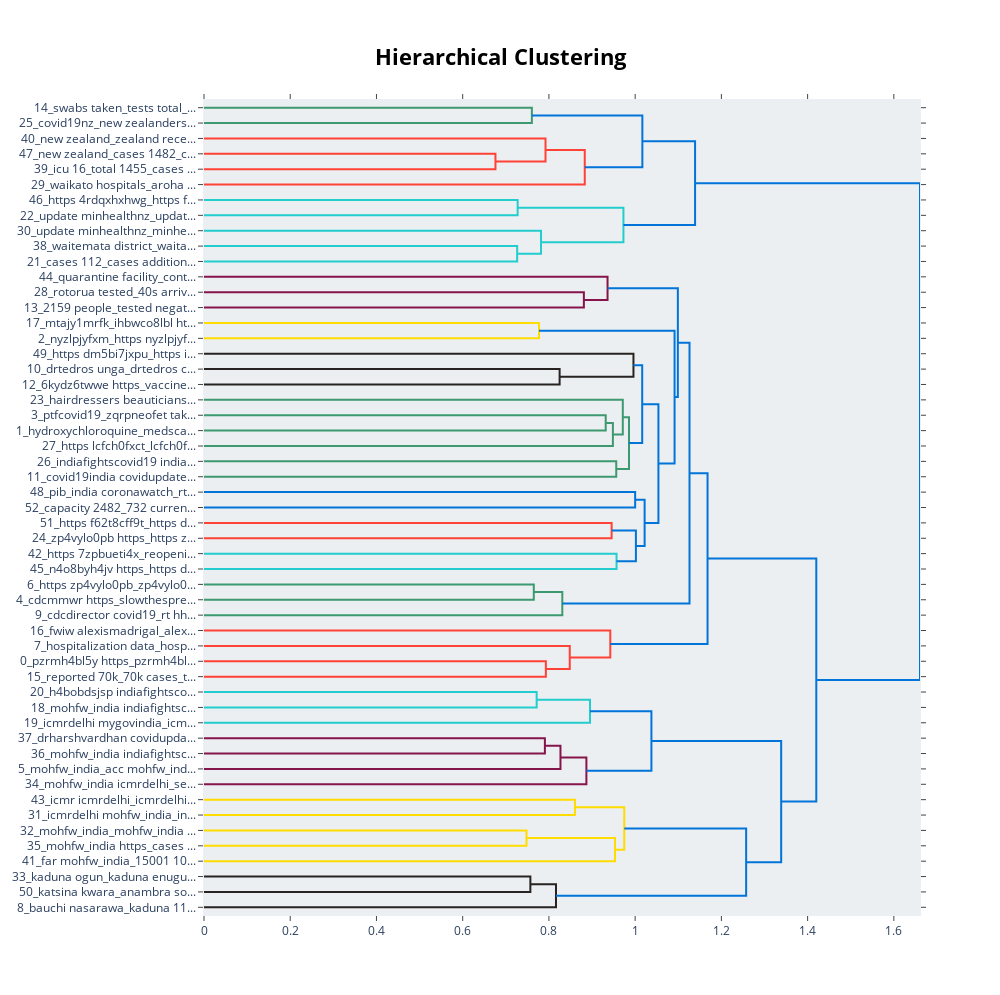

Notebook code for this chart:
### Code cell
# hierarchical topic visualization
topic_model_real.visualize_hierarchy()

### Figure 1 — Plotly figure (JSON) as saved in the notebook; plotly's stock layout.template omitted (floating-point values rounded to 4 significant figures)
{"data": [{"hoverinfo": "text", "marker": {"color": "rgb(61,153,112)"}, "mode": "lines", "type": "scatter", "x": [0, 0.7604, 0.7604, 0], "xaxis": "x", "y": [-5, -5, -15, -15], "yaxis": "y"}, {"hoverinfo": "text", "marker": {"color": "rgb(255,65,54)"}, "mode": "lines", "type": "scatter", "x": [0, 0.676, 0.676, 0], "xaxis": "x", "y": [-35, -35, -45, -45], "yaxis": "y"}, {"hoverinfo": "text", "marker": {"color": "rgb(255,65,54)"}, "mode": "lines", "type": "scatter", "x": [0, 0.7921, 0.7921, 0.676], "xaxis": "x", "y": [-25, -25, -40, -40], "yaxis": "y"}, {"hoverinfo": "text", "marker": {"color": "rgb(255,65,54)"}, "mode": "lines", "type": "scatter", "x": [0.7921, 0.8831, 0.8831, 0], "xaxis": "x", "y": [-32.5, -32.5, -55, -55], "yaxis": "y"}, {"hoverinfo": "text", "marker": {"color": "rgb(0,116,217)"}, "mode": "lines", "type": "scatter", "x": [0.7604, 1.017, 1.017, 0.8831], "xaxis": "x", "y": [-10, -10, -43.75, -43.75], "yaxis": "y"}, {"hoverinfo": "text", "marker": {"color": "rgb(35,205,205)"}, "mode": "lines", "type": "scatter", "x": [0, 0.7275, 0.7275, 0], "xaxis": "x", "y": [-65, -65, -75, -75], "yaxis": "y"}, {"hoverinfo": "text", "marker": {"color": "rgb(35,205,205)"}, "mode": "lines", "type": "scatter", "x": [0, 0.7264, 0.7264, 0], "xaxis": "x", "y": [-95, -95, -105, -105], "yaxis": "y"}, {"hoverinfo": "text", "marker": {"color": "rgb(35,205,205)"}, "mode": "lines", "type": "scatter", "x": [0, 0.7817, 0.7817, 0.7264], "xaxis": "x", "y": [-85, -85, -100, -100], "yaxis": "y"}, {"hoverinfo": "text", "marker": {"color": "rgb(35,205,205)"}, "mode": "lines", "type": "scatter", "x": [0.7275, 0.9729, 0.9729, 0.7817], "xaxis": "x", "y": [-70, -70, -92.5, -92.5], "yaxis": "y"}, {"hoverinfo": "text", "marker": {"color": "rgb(0,116,217)"}, "mode": "lines", "type": "scatter", "x": [1.017, 1.139, 1.139, 0.9729], "xaxis": "x", "y": [-26.88, -26.88, -81.25, -81.25], "yaxis": "y"}, {"hoverinfo": "text", "marker": {"color": "rgb(133,20,75)"}, "mode": "lines", "type": "scatter", "x": [0, 0.8811, 0.8811, 0], "xaxis": "x", "y": [-125, -125, -135, -135], "yaxis": "y"}, {"hoverinfo": "text", "marker": {"color": "rgb(133,20,75)"}, "mode": "lines", "type": "scatter", "x": [0, 0.936, 0.936, 0.8811], "xaxis": "x", "y": [-115, -115, -130, -130], "yaxis": "y"}, {"hoverinfo": "text", "marker": {"color": "rgb(255,220,0)"}, "mode": "lines", "type": "scatter", "x": [0, 0.777, 0.777, 0], "xaxis": "x", "y": [-145, -145, -155, -155], "yaxis": "y"}, {"hoverinfo": "text", "marker": {"color": "rgb(40,35,35)"}, "mode": "lines", "type": "scatter", "x": [0, 0.8248, 0.8248, 0], "xaxis": "x", "y": [-175, -175, -185, -185], "yaxis": "y"}, {"hoverinfo": "text", "marker": {"color": "rgb(40,35,35)"}, "mode": "lines", "type": "scatter", "x": [0, 0.9961, 0.9961, 0.8248], "xaxis": "x", "y": [-165, -165, -180, -180], "yaxis": "y"}, {"hoverinfo": "text", "marker": {"color": "rgb(61,153,112)"}, "mode": "lines", "type": "scatter", "x": [0, 0.9317, 0.9317, 0], "xaxis": "x", "y": [-205, -205, -215, -215], "yaxis": "y"}, {"hoverinfo": "text", "marker": {"color": "rgb(61,153,112)"}, "mode": "lines", "type": "scatter", "x": [0.9317, 0.9484, 0.9484, 0], "xaxis": "x", "y": [-210, -210, -225, -225], "yaxis": "y"}, {"hoverinfo": "text", "marker": {"color": "rgb(61,153,112)"}, "mode": "lines", "type": "scatter", "x": [0, 0.9714, 0.9714, 0.9484], "xaxis": "x", "y": [-195, -195, -217.5, -217.5], "yaxis": "y"}, {"hoverinfo": "text", "marker": {"color": "rgb(61,153,112)"}, "mode": "lines", "type": "scatter", "x": [0, 0.9562, 0.9562, 0], "xaxis": "x", "y": [-235, -235, -245, -245], "yaxis": "y"}, {"hoverinfo": "text", "marker": {"color": "rgb(61,153,112)"}, "mode": "lines", "type": "scatter", "x": [0.9714, 0.9857, 0.9857, 0.9562], "xaxis": "x", "y": [-206.2, -206.2, -240, -240], "yaxis": "y"}, {"hoverinfo": "text", "marker": {"color": "rgb(0,116,217)"}, "mode": "lines", "type": "scatter", "x": [0.9961, 1.016, 1.016, 0.9857], "xaxis": "x", "y": [-172.5, -172.5, -223.1, -223.1], "yaxis": "y"}, {"hoverinfo": "text", "marker": {"color": "rgb(0,116,217)"}, "mode": "lines", "type": "scatter", "x": [0, 1, 1, 0], "xaxis": "x", "y": [-255, -255, -265, -265], "yaxis": "y"}, {"hoverinfo": "text", "marker": {"color": "rgb(255,65,54)"}, "mode": "lines", "type": "scatter", "x": [0, 0.9455, 0.9455, 0], "xaxis": "x", "y": [-275, -275, -285, -285], "yaxis": "y"}, {"hoverinfo": "text", "marker": {"color": "rgb(35,205,205)"}, "mode": "lines", "type": "scatter", "x": [0, 0.9568, 0.9568, 0], "xaxis": "x", "y": [-295, -295, -305, -305], "yaxis": "y"}, {"hoverinfo": "text", "marker": {"color": "rgb(0,116,217)"}, "mode": "lines", "type": "scatter", "x": [0.9455, 1.002, 1.002, 0.9568], "xaxis": "x", "y": [-280, -280, -300, -300], "yaxis": "y"}, {"hoverinfo": "text", "marker": {"color": "rgb(0,116,217)"}, "mode": "lines", "type": "scatter", "x": [1, 1.022, 1.022, 1.002], "xaxis": "x", "y": [-260, -260, -290, -290], "yaxis": "y"}, {"hoverinfo": "text", "marker": {"color": "rgb(0,116,217)"}, "mode": "lines", "type": "scatter", "x": [1.016, 1.054, 1.054, 1.022], "xaxis": "x", "y": [-197.8, -197.8, -275, -275], "yaxis": "y"}, {"hoverinfo": "text", "marker": {"color": "rgb(0,116,217)"}, "mode": "lines", "type": "scatter", "x": [0.777, 1.091, 1.091, 1.054], "xaxis": "x", "y": [-150, -150, -236.4, -236.4], "yaxis": "y"}, {"hoverinfo": "text", "marker": {"color": "rgb(0,116,217)"}, "mode": "lines", "type": "scatter", "x": [0.936, 1.099, 1.099, 1.091], "xaxis": "x", "y": [-122.5, -122.5, -193.2, -193.2], "yaxis": "y"}, {"hoverinfo": "text", "marker": {"color": "rgb(61,153,112)"}, "mode": "lines", "type": "scatter", "x": [0, 0.7649, 0.7649, 0], "xaxis": "x", "y": [-315, -315, -325, -325], "yaxis": "y"}, {"hoverinfo": "text", "marker": {"color": "rgb(61,153,112)"}, "mode": "lines", "type": "scatter", "x": [0.7649, 0.8311, 0.8311, 0], "xaxis": "x", "y": [-320, -320, -335, -335], "yaxis": "y"}, {"hoverinfo": "text", "marker": {"color": "rgb(0,116,217)"}, "mode": "lines", "type": "scatter", "x": [1.099, 1.126, 1.126, 0.8311], "xaxis": "x", "y": [-157.9, -157.9, -327.5, -327.5], "yaxis": "y"}, {"hoverinfo": "text", "marker": {"color": "rgb(255,65,54)"}, "mode": "lines", "type": "scatter", "x": [0, 0.7929, 0.7929, 0], "xaxis": "x", "y": [-365, -365, -375, -375], "yaxis": "y"}, {"hoverinfo": "text", "marker": {"color": "rgb(255,65,54)"}, "mode": "lines", "type": "scatter", "x": [0, 0.8483, 0.8483, 0.7929], "xaxis": "x", "y": [-355, -355, -370, -370], "yaxis": "y"}, {"hoverinfo": "text", "marker": {"color": "rgb(255,65,54)"}, "mode": "lines", "type": "scatter", "x": [0, 0.9424, 0.9424, 0.8483], "xaxis": "x", "y": [-345, -345, -362.5, -362.5], "yaxis": "y"}, {"hoverinfo": "text", "marker": {"color": "rgb(0,116,217)"}, "mode": "lines", "type": "scatter", "x": [1.126, 1.168, 1.168, 0.9424], "xaxis": "x", "y": [-242.7, -242.7, -353.8, -353.8], "yaxis": "y"}, {"hoverinfo": "text", "marker": {"color": "rgb(35,205,205)"}, "mode": "lines", "type": "scatter", "x": [0, 0.7716, 0.7716, 0], "xaxis": "x", "y": [-385, -385, -395, -395], "yaxis": "y"}, {"hoverinfo": "text", "marker": {"color": "rgb(35,205,205)"}, "mode": "lines", "type": "scatter", "x": [0.7716, 0.8953, 0.8953, 0], "xaxis": "x", "y": [-390, -390, -405, -405], "yaxis": "y"}, {"hoverinfo": "text", "marker": {"color": "rgb(133,20,75)"}, "mode": "lines", "type": "scatter", "x": [0, 0.7907, 0.7907, 0], "xaxis": "x", "y": [-415, -415, -425, -425], "yaxis": "y"}, {"hoverinfo": "text", "marker": {"color": "rgb(133,20,75)"}, "mode": "lines", "type": "scatter", "x": [0.7907, 0.8268, 0.8268, 0], "xaxis": "x", "y": [-420, -420, -435, -435], "yaxis": "y"}, {"hoverinfo": "text", "marker": {"color": "rgb(133,20,75)"}, "mode": "lines", "type": "scatter", "x": [0.8268, 0.8869, 0.8869, 0], "xaxis": "x", "y": [-427.5, -427.5, -445, -445], "yaxis": "y"}, {"hoverinfo": "text", "marker": {"color": "rgb(0,116,217)"}, "mode": "lines", "type": "scatter", "x": [0.8953, 1.038, 1.038, 0.8869], "xaxis": "x", "y": [-397.5, -397.5, -436.2, -436.2], "yaxis": "y"}, {"hoverinfo": "text", "marker": {"color": "rgb(255,220,0)"}, "mode": "lines", "type": "scatter", "x": [0, 0.8604, 0.8604, 0], "xaxis": "x", "y": [-455, -455, -465, -465], "yaxis": "y"}, {"hoverinfo": "text", "marker": {"color": "rgb(255,220,0)"}, "mode": "lines", "type": "scatter", "x": [0, 0.748, 0.748, 0], "xaxis": "x", "y": [-475, -475, -485, -485], "yaxis": "y"}, {"hoverinfo": "text", "marker": {"color": "rgb(255,220,0)"}, "mode": "lines", "type": "scatter", "x": [0.748, 0.9533, 0.9533, 0], "xaxis": "x", "y": [-480, -480, -495, -495], "yaxis": "y"}, {"hoverinfo": "text", "marker": {"color": "rgb(255,220,0)"}, "mode": "lines", "type": "scatter", "x": [0.8604, 0.9748, 0.9748, 0.9533], "xaxis": "x", "y": [-460, -460, -487.5, -487.5], "yaxis": "y"}, {"hoverinfo": "text", "marker": {"color": "rgb(40,35,35)"}, "mode": "lines", "type": "scatter", "x": [0, 0.757, 0.757, 0], "xaxis": "x", "y": [-505, -505, -515, -515], "yaxis": "y"}, {"hoverinfo": "text", "marker": {"color": "rgb(40,35,35)"}, "mode": "lines", "type": "scatter", "x": [0.757, 0.8164, 0.8164, 0], "xaxis": "x", "y": [-510, -510, -525, -525], "yaxis": "y"}, {"hoverinfo": "text", "marker": {"color": "rgb(0,116,217)"}, "mode": "lines", "type": "scatter", "x": [0.9748, 1.257, 1.257, 0.8164], "xaxis": "x", "y": [-473.8, -473.8, -517.5, -517.5], "yaxis": "y"}, {"hoverinfo": "text", "marker": {"color": "rgb(0,116,217)"}, "mode": "lines", "type": "scatter", "x": [1.038, 1.339, 1.339, 1.257], "xaxis": "x", "y": [-416.9, -416.9, -495.6, -495.6], "yaxis": "y"}, {"hoverinfo": "text", "marker": {"color": "rgb(0,116,217)"}, "mode": "lines", "type": "scatter", "x": [1.168, 1.42, 1.42, 1.339], "xaxis": "x", "y": [-298.2, -298.2, -456.2, -456.2], "yaxis": "y"}, {"hoverinfo": "text", "marker": {"color": "rgb(0,116,217)"}, "mode": "lines", "type": "scatter", "x": [1.139, 1.661, 1.661, 1.42], "xaxis": "x", "y": [-54.06, -54.06, -377.2, -377.2], "yaxis": "y"}], "layout": {"autosize": false, "height": 995, "hoverlabel": {"bgcolor": "white", "font": {"family": "Rockwell", "size": 16}}, "hovermode": "closest", "plot_bgcolor": "#ECEFF1", "showlegend": false, "title": {"font": {"color": "Black", "size": 22}, "text": "<b>Hierarchical Clustering</b>", "x": 0.5, "xanchor": "center", "yanchor": "top"}, "width": 1000, "xaxis": {"mirror": "allticks", "rangemode": "tozero", "showgrid": false, "showline": true, "showticklabels": true, "ticks": "outside", "type": "linear", "zeroline": false}, "yaxis": {"mirror": "allticks", "range": [-530, 0], "rangemode": "tozero", "showgrid": false, "showline": true, "showticklabels": true, "tickmode": "array", "ticks": "outside", "ticktext": ["14_swabs taken_tests total_...", "25_covid19nz_new zealanders...", "40_new zealand_zealand rece...", "47_new zealand_cases 1482_c...", "39_icu 16_total 1455_cases ...", "29_waikato hospitals_aroha ...", "46_https 4rdqxhxhwg_https f...", "22_update minhealthnz_updat...", "30_update minhealthnz_minhe...", "38_waitemata district_waita...", "21_cases 112_cases addition...", "44_quarantine facility_cont...", "28_rotorua tested_40s arriv...", "13_2159 people_tested negat...", "17_mtajy1mrfk_ihbwco8lbl ht...", "2_nyzlpjyfxm_https nyzlpjyf...", "49_https dm5bi7jxpu_https i...", "10_drtedros unga_drtedros c...", "12_6kydz6twwe https_vaccine...", "23_hairdressers beauticians...", "3_ptfcovid19_zqrpneofet tak...", "1_hydroxychloroquine_medsca...", "27_https lcfch0fxct_lcfch0f...", "26_indiafightscovid19 india...", "11_covid19india covidupdate...", "48_pib_india coronawatch_rt...", "52_capacity 2482_732 curren...", "51_https f62t8cff9t_https d...", "24_zp4vylo0pb https_https z...", "42_https 7zpbueti4x_reopeni...", "45_n4o8byh4jv https_https d...", "6_https zp4vylo0pb_zp4vylo0...", "4_cdcmmwr https_slowthespre...", "9_cdcdirector covid19_rt hh...", "16_fwiw alexismadrigal_alex...", "7_hospitalization data_hosp...", "0_pzrmh4bl5y https_pzrmh4bl...", "15_reported 70k_70k cases_t...", "20_h4bobdsjsp indiafightsco...", "18_mohfw_india indiafightsc...", "19_icmrdelhi mygovindia_icm...", "37_drharshvardhan covidupda...", "36_mohfw_india indiafightsc...", "5_mohfw_india_acc mohfw_ind...", "34_mohfw_india icmrdelhi_se...", "43_icmr icmrdelhi_icmrdelhi...", "31_icmrdelhi mohfw_india_in...", "32_mohfw_india_mohfw_india ...", "35_mohfw_india https_cases ...", "41_far mohfw_india_15001 10...", "33_kaduna ogun_kaduna enugu...", "50_katsina kwara_anambra so...", "8_bauchi nasarawa_kaduna 11..."], "tickvals": [-5, -15, -25, -35, -45, -55, -65, -75, -85, -95, -105, -115, -125, -135, -145, -155, -165, -175, -185, -195, -205, -215, -225, -235, -245, -255, -265, -275, -285, -295, -305, -315, -325, -335, -345, -355, -365, -375, -385, -395, -405, -415, -425, -435, -445, -455, -465, -475, -485, -495, -505, -515, -525], "type": "linear", "zeroline": false}}}
